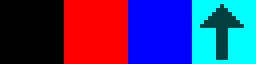
#> input picture samples/map-collision/assets/tileset.png, 64 x 16 px (shown 4 times larger)
$ python sprite-importer.py --infile ../../samples/map-collision/assets/tileset.png --symbol ../../samples/map-collision/assets/tileset.png --outprefix out.png
#> lines starting #> are read from the running program, lines starting #| are printed output that depends on the picture
### tools/common/common.py
def packNesTile( tile ):
    assert len( tile ) % 64 == 0

    allTiles = ""

    # Can pack multiple tiles at the same time.
    for tileBase in xrange( 0, len( tile ), 64 ):
        # Pack a pixel/byte format 8x8px tile into 2bpp format: 64 bytes -> 16 bytes
        bitplane0All = ""
        bitplane1All = ""
        for y in xrange( 8 ):
            # Two bytes are generated from each tile row.
            bitplane0, bitplane1 = 0, 0
            baseOffset = 8*y
            for x in xrange( 8 ):
                pixel = ord( tile[ tileBase+baseOffset+x ] )
                assert pixel == pixel & 0b11
                bitplane0 = ( bitplane0 << 1 ) | ( pixel & 0b1 )
                bitplane1 = ( bitplane1 << 1 ) | ( ( pixel & 0b10 ) >> 1 )
            bitplane0All += chr( bitplane0 )
            bitplane1All += chr( bitplane1 )

        allTiles += bitplane0All + bitplane1All

    return allTiles

def listToString( list, width=3 ):
    return ", ".join( map( lambda x: "{:{width}}".format( x, width=width ), list ) )

# [11 lines left out: function writeByteArray, not called in this run]

### tools/sprite-importer/sprite-importer.py
# This tool imports Ngin metasprites from image files.

# NOTE: Requires Pillow: https://python-pillow.github.io/

# \todo Add vertical/horizontal flipping of sprites when possible.
# \todo Import from Aseprite JSON. Can convert ASE->JSON+PNG with Aseprite
#       CLI tools.
# \todo Have an option for adjusting the cropping. Might produce better results
#       in some cases because the sprite allocation depends on the crop.
# \todo Might want to make sure that a sprite's CHR data never gets divided
#       into multiple banks (or have an option for that).

import argparse
from PIL import Image
import uuid
import os
import sys
sys.path.append(os.path.join(os.path.dirname(os.path.realpath(__file__)),
                             "..", "common"))
import common

kDefaultDelay = 5

class HardwareSpriteSize:
    k8x8, k8x16 = 0, 1

class SpriteFlip:
    kHorizontal, kVertical, kHorizontalAndVertical = 0, 1, 2

class Sprite( object ):
    def __init__( self, x, y, tile, attributes ):
        self.x = x
        self.y = y
        self.tile = tile
        self.attributes = attributes

class AnimationFrame( object ):
    def __init__( self, sprites, delay, events=[] ):
        self.sprites = sprites
        self.delay   = delay
        self.events  = events

# Crops an image to minimum size. Returns the left-top and right-bottom
# coordinates of the cropped image. The right-bottom coordinates are exclusive.
def croppedRect( pilImage ):
    pixels = pilImage.load()

    # For each side, the first pixel row/column that should be included
    # in the cropped image.
    cropTop, cropLeft, cropBottom, cropRight = None, None, None, None

    # Scan vertically.
    for y in xrange( pilImage.size[ 1 ] ):
        yBottom = pilImage.size[ 1 ]-1 - y
        for x in xrange( pilImage.size[ 0 ] ):
            if cropTop is None and pixels[ x, y ] != 0:
                cropTop = y
            if cropBottom is None and pixels[ x, yBottom ] != 0:
                cropBottom = yBottom
            if cropTop is not None and cropBottom is not None:
                break

    # Scan horizontally.
    for x in xrange( pilImage.size[ 0 ] ):
        xRight = pilImage.size[ 0 ]-1 - x
        for y in xrange( pilImage.size[ 1 ] ):
            if cropLeft is None and pixels[ x, y ] != 0:
                cropLeft = x
            if cropRight is None and pixels[ xRight, y ] != 0:
                cropRight = xRight
            if cropLeft is not None and cropRight is not None:
                break

    # \note If one of cropXXX is None, all must be None.
    if cropLeft is None:
        # Return an empty rectangle.
        return ( 0, 0 ), ( 0, 0 )

    return ( cropLeft, cropTop ), ( cropRight+1, cropBottom+1 )

def importSprites( infiles, gridSize, hardwareSpriteSize ):
    resultTiles = []
    uniqueResultTiles = {}
    allAnimationFrames = []

    def importImage( infile, gridSize, hardwareSpriteSize ):
        pilImage = Image.open( infile.file )

        paletteAdd = infile.keyValueOptions.get( "paletteadd", 0 )

        # If grid size (width/height) hasn't been specified, use the image size.
        # Either of the width/height can be omitted.
        if gridSize[0] is None:
            gridSize = ( pilImage.size[0], gridSize[1] )
        if gridSize[1] is None:
            gridSize = ( gridSize[0], pilImage.size[1] )

        # Make sure that the image size is a multiple of the grid size.
        assert pilImage.size[0] % gridSize[0] == 0
        assert pilImage.size[1] % gridSize[1] == 0

        if hardwareSpriteSize == HardwareSpriteSize.k8x8:
            spriteSize = ( 8, 8 )
        elif hardwareSpriteSize == HardwareSpriteSize.k8x16:
            spriteSize = ( 8, 16 )
        else:
            assert False

        resultSprites = []
        animationFrames = []

        # ---------------------------------------------------------------------

        def importSpriteLayer( image, layer ):
            # Create a copy of the image, because we will be modifying it.
            pilImageLayer = image.copy()

            # Origin at the center of the image. This allows easy adjustment of the
            # origin in an image editor by moving the image.
            # If the size is an odd number, origin is at the center line.
            # E.g. if size is 3, origin is at line 1 (out of 0, 1, 2).
            # For even sizes, origin is at the topmost even scanline.
            # E.g. if size is 4, origin is also at line 1 (out of 0, 1, 2, 3).
            offsetX = -( ( pilImageLayer.size[ 0 ] - 1 ) // 2 )
            offsetY = -( ( pilImageLayer.size[ 1 ] - 1 ) // 2 )

            # \todo Might want to treat the transparent index from the image in a
            #       special way (currently every 4th is transparent)

            # Split the image into palette layers based on indexed colors.
            # First 4 colors are palette 0, the next 4 form palette 1, and so on.
            # Every 4th color is considered transparent.
            pixels = pilImageLayer.load()

            # Mask out (to 0) the colors that don't belong to the current layer.
            # \todo There are other options for the replacement color in case two
            #       sprite layers have overlapping non-transparent colors. To
            #       minimize flicker, it might be better to fill with the closest
            #       matching color from the current palette (make it configurable?).
            #       It also affects tile uniqueness optimization.
            for y in xrange( pilImageLayer.size[ 1 ] ):
                for x in xrange( pilImageLayer.size[ 0 ] ):
                    pixel = ( pixels[ x, y ] + paletteAdd ) % 16
                    pixelLayer = ( pixel & 0b1100 ) >> 2
                    if pixelLayer != layer:
                        # Clear to transparent if layer doesn't match.
                        pixel = 0
                    else:
                        # Clear the palette set index if layer does match.
                        pixel &= 0b11
                    pixels[ x, y ] = pixel

            # Crop the image vertically only. Each 8/16 rows will get individually
            # cropped horizontally later on.
            cropLeftTop, cropRightBottom = croppedRect( pilImageLayer )
            pilImageLayer = pilImageLayer.crop( (
                # Left, Top, Right, Bottom
                0, cropLeftTop[ 1 ],
                pilImageLayer.size[ 0 ], cropRightBottom[ 1 ]
            ) )


            # If cropped to empty, skip the layer.
            if pilImageLayer.size[ 0 ] == 0 or pilImageLayer.size[ 1 ] == 0:
                return

            kEmptyTile = chr( 0 ) * spriteSize[ 0 ] * spriteSize[ 1 ]

            for y in xrange( 0, pilImageLayer.size[ 1 ], spriteSize[ 1 ] ):
                # Grab the slice of the image.
                slice = pilImageLayer.crop( (
                    0, y,
                    pilImageLayer.size[ 0 ], y + spriteSize[ 1 ]
                ) )
                sliceCropLeftTop, sliceCropRightBottom = croppedRect( slice )

                # Crop the sliced image.
                slice = slice.crop( (
                    sliceCropLeftTop[0],     sliceCropLeftTop[1],
                    sliceCropRightBottom[0], sliceCropRightBottom[1]
                ) )

                # Iterate horizontally over the sliced image.
                for x in xrange( 0, slice.size[ 0 ], spriteSize[ 0 ] ):
                    spriteTile = slice.crop( (
                        x, 0,
                        x + spriteSize[ 0 ], spriteSize[ 1 ]
                    ) )
                    rawTile = spriteTile.tostring()
                    # Shouldn't be able to be empty at this point.
                    # (If it can, we could skip it.)
                    assert rawTile != kEmptyTile

                    # Add the tile (remove duplicates)
                    # \todo Can remove duplicates in case of horizontal/vertical
                    #       mirrors as well.
                    if rawTile not in uniqueResultTiles:
                        uniqueResultTiles[ rawTile ] = len( uniqueResultTiles )
                        resultTiles.append( rawTile )

                    sx = sliceCropLeftTop[ 0 ] + x + offsetX
                    sy = cropLeftTop[ 1 ] + sliceCropLeftTop[ 1 ] + y + offsetY
                    resultSprites.append( Sprite(
                        sx, sy, uniqueResultTiles[ rawTile ], [ layer ]
                    ) )

        # ---------------------------------------------------------------------

        # Import all frames of an animation (either from a grid, or from
        # the file format itself, e.g. GIF).
        while True:
            # \note Should be optional whether the animation frame tiles are
            #       optimized globally, or per frame. For now it's global.
            for y in xrange( 0, pilImage.size[ 1 ], gridSize[ 1 ] ):
                for x in xrange( 0, pilImage.size[ 0 ], gridSize[ 0 ] ):
                    animationFrame = pilImage.crop( (
                        x, y,
                        x + gridSize[ 0 ], y + gridSize[ 1 ]
                    ) )

                    # A new set of sprites is generated for each frame.
                    resultSprites = []

                    # 4 layers, one for each 4-color sprite palette
                    # Import the layer, put results in "resultSprites" list.
                    kNumSpritePalettes = 4
                    for layer in range( kNumSpritePalettes ):
                        importSpriteLayer( animationFrame, layer )

                    delay = infile.keyValueOptions.get( "delay", kDefaultDelay )

                    frameNumber = len( animationFrames )
                    events = infile.frameEventOptions.get( frameNumber, [] )
                    animationFrames.append( AnimationFrame( resultSprites, delay, events ) )

            # Try to seek to the next frame (for GIF, etc). EOFError is raised when
            # there are no more frames. This will also work for PNG -- EOFError is
            # raised on the first frame.
            # \note Depending on grid size, multiple frames may be extracted from
            #       a single animation frame.
            try:
                pilImage.seek( pilImage.tell() + 1 )
            except EOFError:
                break

        return infile.symbol, animationFrames

    # [35 lines left out: function flipImage, not called in this run]

    for infile in infiles:
        symbol, frames = importImage( infile, gridSize, hardwareSpriteSize )
        allAnimationFrames.append( ( symbol, frames ) )

        if SpriteFlip.kHorizontal in infile.options:
            allAnimationFrames.append(
                flipImage( symbol, frames, True, False, hardwareSpriteSize ) )
        if SpriteFlip.kVertical in infile.options:
            allAnimationFrames.append(
                flipImage( symbol, frames, False, True, hardwareSpriteSize ) )
        if SpriteFlip.kHorizontalAndVertical in infile.options:
            allAnimationFrames.append(
                flipImage( symbol, frames, True, True, hardwareSpriteSize ) )

    return allAnimationFrames, resultTiles

def writeData( outPrefix, allAnimationFrames, tiles, hardwareSpriteSize,
               segments, segmentGranularity ):
    with open( outPrefix + ".s", "w" ) as f:
        f.write( "; Data generated by Ngin sprite-importer.py\n\n" )

        outPrefixBase = os.path.basename( outPrefix )
        f.write( '.include "{}.inc"\n'.format( outPrefixBase ) )
        f.write( '.include "ngin/ngin.inc"\n\n' )

        kBytesPer8x8Tile = 16
        kBytesPer8x16Tile = 2*kBytesPer8x8Tile
        bytesLeft = len( tiles )*(
            kBytesPer8x8Tile if hardwareSpriteSize == HardwareSpriteSize.k8x8 \
            else kBytesPer8x16Tile
        )
        for i, segment in enumerate( segments ):
            f.write( 'ngin_pushSeg "{}"\n'.format( segment ) )
            f.write( ".proc chrData_{}\n".format( i ) )
            # Can't .incbin with "start, size" if nothing to include (ca65
            # will error out).
            if bytesLeft > 0:
                # Need to align to two tiles for 8x16
                if hardwareSpriteSize == HardwareSpriteSize.k8x16:
                    f.write( "    .align ppu::kBytesPer8x16Tile\n" )
                f.write( '    .incbin "{}.chr", {}, {}\n'.format(
                    outPrefixBase,
                    i*segmentGranularity,
                    segmentGranularity if segmentGranularity < bytesLeft else bytesLeft
                ) )
            f.write( ".endproc\n" )
            f.write( "ngin_popSeg\n\n" )
            bytesLeft -= segmentGranularity
            if bytesLeft < 0: bytesLeft = 0

        f.write( 'ngin_pushSeg "RODATA"\n\n' )

        if hardwareSpriteSize == HardwareSpriteSize.k8x16:
            f.write( ".define _8x16Tile( t ) ( ( ( (t) << 1 ) & $FF ) "+\
                     " | ( ( (t) >> 7 ) & 1 ) )\n\n" )

        for i in range( len( segments ) ):
            if hardwareSpriteSize == HardwareSpriteSize.k8x16:
                f.write( "B_{} = .lobyte( chrData_{}/ppu::kBytesPer8x16Tile )\n".format( i, i ) )
            else:
                f.write( "B_{} = .lobyte( chrData_{}/ppu::kBytesPer8x8Tile )\n".format( i, i ) )
        f.write("\n")

        for symbol, animationFrames in allAnimationFrames:
            for frameIndex, frame in enumerate( animationFrames ):
                assert len( frame.events ) <= 1, "multiple events in one frame not supported yet"
                event = frame.events[ 0 ] if len( frame.events ) >= 1 else None

                f.write( ".proc {}_{}\n".format( symbol, frameIndex ) )

                # \todo Allow loop point to be specified.
                nextFrameIndex = ( frameIndex + 1 ) % len( animationFrames )
                if event is not None:
                    f.write( "    .import {}\n".format( event.callbackSymbol ) )
                f.write( "    ngin_SpriteRenderer_metasprite {:}, {}_{}".format(
                    frame.delay, symbol, nextFrameIndex
                ) )
                if event is not None:
                    f.write( ", {}".format( event.callbackSymbol ) )
                f.write( "\n" )

                for sprite in frame.sprites:
                    tile = None
                    if hardwareSpriteSize == HardwareSpriteSize.k8x16:
                        tile = "_8x16Tile B_{}+{}".format(
                            sprite.tile * kBytesPer8x16Tile // segmentGranularity,
                            sprite.tile % ( segmentGranularity // kBytesPer8x16Tile ) )
                    else:
                        tile = "B_{}+{}".format(
                            sprite.tile*kBytesPer8x8Tile//segmentGranularity,
                            sprite.tile%(segmentGranularity//kBytesPer8x8Tile) )

                    attributes = "|".join( map( str, sprite.attributes ) )

                    f.write( ( "        ngin_SpriteRenderer_sprite " + \
                        "{:4}, {:4}, {}, {:3}\n" ).format( sprite.x, sprite.y,
                                                           tile, attributes
                    ) )

                f.write( "    ngin_SpriteRenderer_endMetasprite\n" )
                f.write( ".endproc\n\n" )

            # Duplicate symbol to point to the first frame.
            f.write( "{} := {}_{}\n\n".format( symbol, symbol, 0 ) )

        f.write( "ngin_popSeg\n\n" )

    with open( outPrefix + ".chr", "wb" ) as f:
        for tile in tiles:
            packed = common.packNesTile( tile )
            f.write( packed )

    with open( outPrefix + ".inc", "w" ) as f:
        uniqueSymbol = "NGIN_SPRITE_IMPORTER_" + \
                       str( uuid.uuid4() ).upper().replace( "-", "_" )
        f.write( ".if .not .defined( {} )\n".format( uniqueSymbol ) )
        f.write( "{} = 1\n\n".format( uniqueSymbol ) )
        f.write( '.include "ngin/ngin.inc"\n\n' )

        for symbol, animationFrames in allAnimationFrames:
            for frameIndex, frame in enumerate( animationFrames ):
                f.write( ".global {}_{}\n".format( symbol, frameIndex ) )
            f.write( ".global {}\n".format( symbol ) )

        f.write( "\n.endif\n" )

class SymbolArg( object ):
    def __init__( self, symbol ):
        self.symbol = symbol

class InfileArg( object ):
    def __init__( self, infile ):
        self.infile = infile

class Infile( object ):
    def __init__( self, file, symbol, options, keyValueOptions, frameEventOptions ):
        self.file               = file
        self.symbol             = symbol
        # No duplicates allowed in options.
        self.options            = set( options )
        self.keyValueOptions    = keyValueOptions
        self.frameEventOptions  = frameEventOptions

class KeyValueOption( object ):
    def __init__( self, key, value ):
        self.key   = key
        self.value = value

class FrameEventOption( object ):
    def __init__( self, frame, callbackSymbol ):
        self.frame          = frame
        self.callbackSymbol = callbackSymbol

    # [4 lines left out: function fromString, not called in this run]

def main():
    argParser = argparse.ArgumentParser(
        description="Import sprites from images into Ngin" )

    argParser.add_argument( "--hflip", dest="infiles", action="append_const",
                            help="generate a horizontally flipped variant",
                            const=SpriteFlip.kHorizontal )
    argParser.add_argument( "--vflip", dest="infiles", action="append_const",
                            help="generate a vertically flipped variant",
                            const=SpriteFlip.kVertical )
    argParser.add_argument( "--hvflip", dest="infiles", action="append_const",
                            help="generate a horizontally and vertically flipped variant",
                            const=SpriteFlip.kHorizontalAndVertical )
    argParser.add_argument( "--delay", dest="infiles", action="append",
                            help="specify frame delay",
                            type=lambda x: KeyValueOption( "delay", x ),
                            metavar="DELAY" )
    argParser.add_argument( "--paletteadd", dest="infiles", action="append",
                            help="add a value to palette indices",
                            type=lambda x: KeyValueOption( "paletteadd", int( x ) ),
                            metavar="ADD" )
    argParser.add_argument( "--onframe", dest="infiles", action="append",
                            help="specify a frame event callback, format: frame,symbol",
                            type=FrameEventOption.fromString,
                            metavar="EVENT" )

    argParser.add_argument( "-i", "--infile", dest="infiles", action="append",
                            type=InfileArg, metavar="FILE", required=True )
    argParser.add_argument( "-s", "--symbol", dest="infiles", action="append",
                            type=SymbolArg, metavar="SYMBOL", required=True )

    argParser.add_argument( "-r", "--granularity", type=int, default=8192,
        help="size of the segments" )
    argParser.add_argument( "-g", "--segments", default="GRAPHICS",
        help="comma-separated list of output segments" )

    argParser.add_argument( "-o", "--outprefix", required=True,
        help="prefix for output files", metavar="PREFIX" )

    # \todo Grid size should be a per-sprite option...
    #       Should 8x16 be per-sprite as well? (Pros: more flexible, cons:
    #       can be annoying to define for each sprite separately, because in
    #       most cases want to use only one h/w sprite size)
    argParser.add_argument( "-x", "--gridwidth", type=int,
        help="sprite grid width", metavar="WIDTH" )
    argParser.add_argument( "-y", "--gridheight", type=int,
        help="sprite grid height", metavar="HEIGHT" )
    argParser.add_argument( "--8x16", action="store_const",
        const=HardwareSpriteSize.k8x16, default=HardwareSpriteSize.k8x8,
        help="use 8x16px hardware sprites (default: 8x8px)" )

    args = argParser.parse_args()

    # Gather the input files and their options from the command arguments.
    gatheredInfiles = []
    currentSymbol   = None
    currentOptions  = []
    currentKeyValueOptions = {}
    currentFrameEventOptions = {}
    for entry in args.infiles:
        if isinstance( entry, ( int, long ) ):
            currentOptions.append( entry )
        elif isinstance( entry, KeyValueOption ):
            currentKeyValueOptions[ entry.key ] = entry.value
        elif isinstance( entry, FrameEventOption ):
            if entry.frame not in currentFrameEventOptions:
                currentFrameEventOptions[ entry.frame ] = []
            currentFrameEventOptions[ entry.frame ].append( entry )
        elif isinstance( entry, SymbolArg ):
            currentSymbol = entry.symbol
        elif isinstance( entry, InfileArg ):
            gatheredInfiles.append( Infile(
                entry.infile, currentSymbol, currentOptions,
                currentKeyValueOptions, currentFrameEventOptions
            ) )
            # Clear options on each file.
            currentOptions = []
            currentKeyValueOptions = {}
            currentFrameEventOptions = {}

    hardwareSpriteSize = getattr( args, "8x16" )

    allAnimationFrames, tiles = importSprites( gatheredInfiles,
        ( args.gridwidth, args.gridheight ), hardwareSpriteSize )
#> in importImage, pilImage is the input picture: PIL image 64x16 P; mean R, G, B, A 63.8, 52.6, 116.3, 255
#> the loop in importImage, `while True: # \note Should be optional whether the animation frame til..` made 1 pass
#> pass 1, in importSpriteLayer, `pilImageLayer = pilImageLayer.crop( (`:
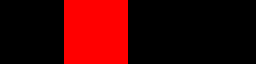
#> pilImageLayer: PIL image 64x16 P (shown 4 times larger); mean R, G, B, A 63.8, 0, 0, 255
#> pass 1, in importSpriteLayer (call 3), `pilImageLayer = pilImageLayer.crop( (`:
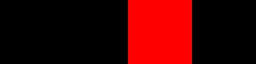
#> pilImageLayer: PIL image 64x16 P (shown 4 times larger); mean R, G, B, A 63.8, 0, 0, 255
#> after the loop in importImage, `while True:`: animationFrames = 1 item
#> (the rest of the program and of its run is left out)
